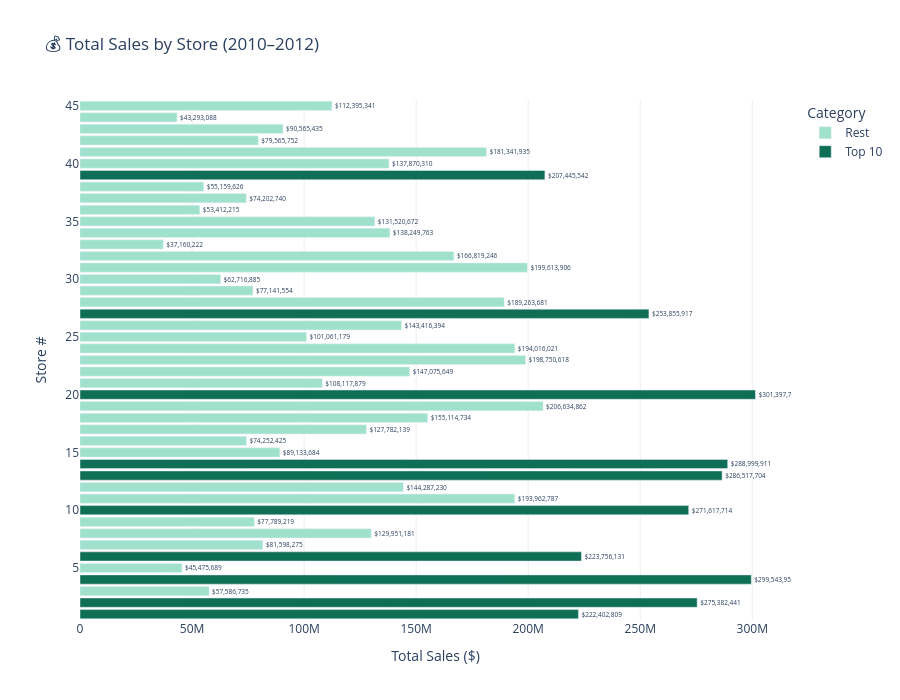

Notebook source saved alongside this figure:
### Code cell
# ── Chart 1: Total Sales by Store (horizontal bar — sorted) ──────────────────
store_sales = df.groupby('Store')['Weekly_Sales'].sum().reset_index()
store_sales.columns = ['Store', 'Total_Sales']
store_sales = store_sales.sort_values('Total_Sales', ascending=True)

store_sales['color'] = store_sales['Total_Sales'].apply(
    lambda x: 'Top 10' if x >= store_sales['Total_Sales'].quantile(0.78) else 'Rest'
)

fig1 = px.bar(
    store_sales,
    x='Total_Sales',
    y='Store',
    orientation='h',
    color='color',
    color_discrete_map={'Top 10': '#0F6E56', 'Rest': '#9FE1CB'},
    title='💰 Total Sales by Store (2010–2012)',
    labels={'Total_Sales': 'Total Sales ($)', 'Store': 'Store #'},
    hover_data={'color': False},
    text='Total_Sales'
)

fig1.update_traces(texttemplate='$%{x:,.0f}', textposition='outside')
fig1.update_layout(
    height=700,
    showlegend=True,
    plot_bgcolor='white',
    xaxis=dict(showgrid=True, gridcolor='#eee'),
    legend_title_text='Category'
)

fig1.show()

### Figure 1 — Plotly figure (JSON) as saved in the notebook; plotly's stock layout.template omitted (floating-point values rounded to 4 significant figures)
{"data": [{"customdata": [["Rest"], ["Rest"], ["Rest"], ["Rest"], ["Rest"], ["Rest"], ["Rest"], ["Rest"], ["Rest"], ["Rest"], ["Rest"], ["Rest"], ["Rest"], ["Rest"], ["Rest"], ["Rest"], ["Rest"], ["Rest"], ["Rest"], ["Rest"], ["Rest"], ["Rest"], ["Rest"], ["Rest"], ["Rest"], ["Rest"], ["Rest"], ["Rest"], ["Rest"], ["Rest"], ["Rest"], ["Rest"], ["Rest"], ["Rest"], ["Rest"]], "hovertemplate": "Total Sales ($)=%{text}<br>Store #=%{y}<extra></extra>", "legendgroup": "Rest", "marker": {"color": "#9FE1CB", "pattern": {"shape": ""}}, "name": "Rest", "orientation": "h", "showlegend": true, "text": [37160000.0, 43290000.0, 45480000.0, 53410000.0, 55160000.0, 57590000.0, 62720000.0, 74200000.0, 74250000.0, 77140000.0, 77790000.0, 79570000.0, 81600000.0, 89130000.0, 90570000.0, 101100000.0, 108100000.0, 112400000.0, 127800000.0, 130000000.0, 131500000.0, 137900000.0, 138200000.0, 143400000.0, 144300000.0, 147100000.0, 155100000.0, 166800000.0, 181300000.0, 189300000.0, 194000000.0, 194000000.0, 198800000.0, 199600000.0, 206600000.0], "textposition": "outside", "texttemplate": "$%{x:,.0f}", "type": "bar", "x": [37160000.0, 43290000.0, 45480000.0, 53410000.0, 55160000.0, 57590000.0, 62720000.0, 74200000.0, 74250000.0, 77140000.0, 77790000.0, 79570000.0, 81600000.0, 89130000.0, 90570000.0, 101100000.0, 108100000.0, 112400000.0, 127800000.0, 130000000.0, 131500000.0, 137900000.0, 138200000.0, 143400000.0, 144300000.0, 147100000.0, 155100000.0, 166800000.0, 181300000.0, 189300000.0, 194000000.0, 194000000.0, 198800000.0, 199600000.0, 206600000.0], "xaxis": "x", "y": [33, 44, 5, 36, 38, 3, 30, 37, 16, 29, 9, 42, 7, 15, 43, 25, 21, 45, 17, 8, 35, 40, 34, 26, 12, 22, 18, 32, 41, 28, 11, 24, 23, 31, 19], "yaxis": "y"}, {"customdata": [["Top 10"], ["Top 10"], ["Top 10"], ["Top 10"], ["Top 10"], ["Top 10"], ["Top 10"], ["Top 10"], ["Top 10"], ["Top 10"]], "hovertemplate": "Total Sales ($)=%{text}<br>Store #=%{y}<extra></extra>", "legendgroup": "Top 10", "marker": {"color": "#0F6E56", "pattern": {"shape": ""}}, "name": "Top 10", "orientation": "h", "showlegend": true, "text": [207400000.0, 222400000.0, 223800000.0, 253900000.0, 271600000.0, 275400000.0, 286500000.0, 289000000.0, 299500000.0, 301400000.0], "textposition": "outside", "texttemplate": "$%{x:,.0f}", "type": "bar", "x": [207400000.0, 222400000.0, 223800000.0, 253900000.0, 271600000.0, 275400000.0, 286500000.0, 289000000.0, 299500000.0, 301400000.0], "xaxis": "x", "y": [39, 1, 6, 27, 10, 2, 13, 14, 4, 20], "yaxis": "y"}], "layout": {"barmode": "relative", "height": 700, "legend": {"title": {"text": "Category"}, "tracegroupgap": 0}, "plot_bgcolor": "white", "showlegend": true, "title": {"text": "💰 Total Sales by Store (2010–2012)"}, "xaxis": {"anchor": "y", "domain": [0, 1], "gridcolor": "#eee", "showgrid": true, "title": {"text": "Total Sales ($)"}}, "yaxis": {"anchor": "x", "domain": [0, 1], "title": {"text": "Store #"}}}}
